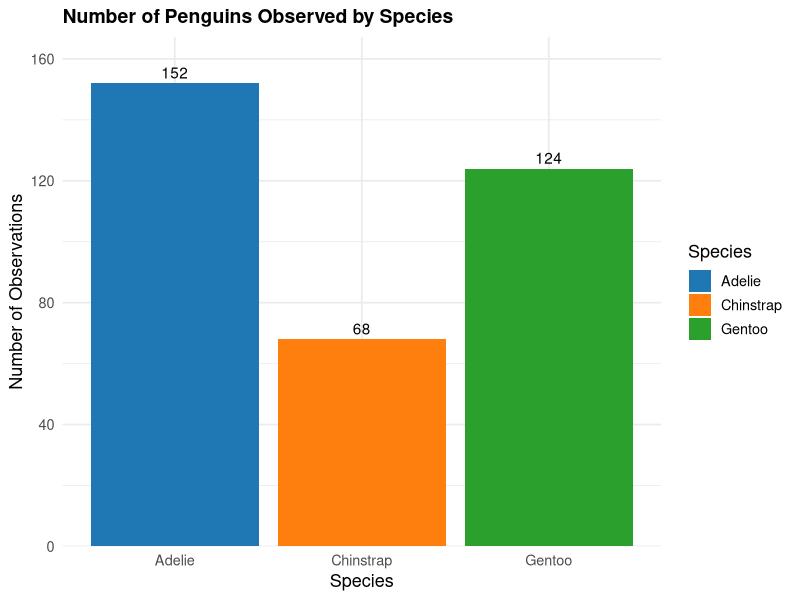
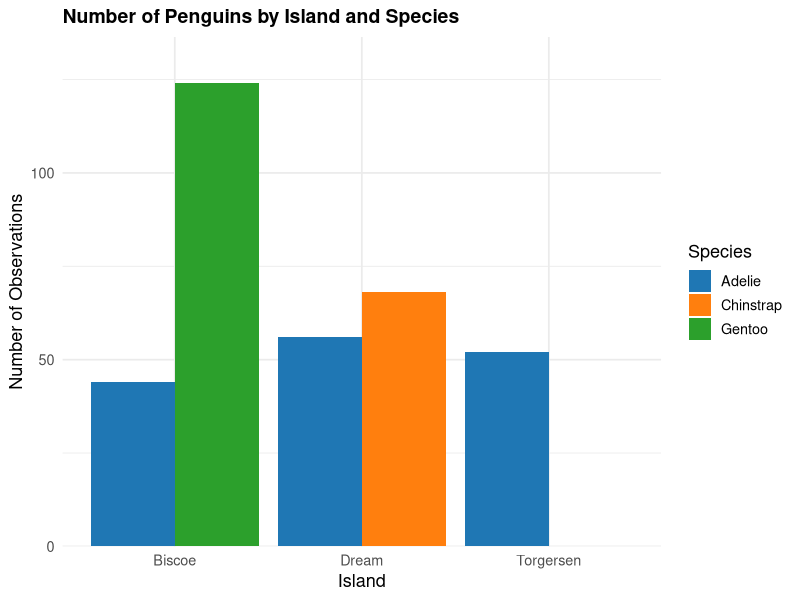

The R script that drew these images, in order:
## ---- chunk 1
#| include: false
library(palmerpenguins)
library(ggplot2)
library(dplyr)

# Summary statistics
total_penguins <- nrow(penguins)

species_counts <- penguins |> count(species, sort = TRUE)
island_counts  <- penguins |> count(island, sort = TRUE)

top_species   <- as.character(species_counts$species[1])
top_species_n <- species_counts$n[1]
top_island    <- as.character(island_counts$island[1])
top_island_n  <- island_counts$n[1]

# One consistent color per species across both charts
species_colors <- c(
  Adelie    = "#1f77b4",
  Chinstrap = "#ff7f0e",
  Gentoo    = "#2ca02c"
)

base_theme <- theme_minimal(base_size = 13) +
  theme(
    plot.title = element_text(face = "bold", size = 14),
    legend.position = "right"
  )
## ---- chunk 2
#| content: valuebox
#| title: "Total Penguins Observed"
list(
  icon = "bar-chart-fill",
  color = "primary",
  value = format(total_penguins, big.mark = ",")
)
## ---- chunk 3
#| content: valuebox
#| title: "Most Observed Species"
list(
  icon = "trophy-fill",
  color = "success",
  value = top_species
)
## ---- chunk 4
#| content: valuebox
#| title: "Island with Most Penguins"
list(
  icon = "geo-alt-fill",
  color = "info",
  value = top_island
)
## ---- chunk 5
ggplot(penguins, aes(x = species, fill = species)) +
  geom_bar() +
  geom_text(
    stat = "count",
    aes(label = after_stat(count)),
    vjust = -0.4
  ) +
  scale_fill_manual(values = species_colors) +
  scale_y_continuous(expand = expansion(mult = c(0, 0.1))) +
  labs(
    title = "Number of Penguins Observed by Species",
    x = "Species",
    y = "Number of Observations",
    fill = "Species"
  ) +
  base_theme
## ---- chunk 6
ggplot(penguins, aes(x = island, fill = species)) +
  geom_bar(position = position_dodge(preserve = "single")) +
  scale_fill_manual(values = species_colors) +
  scale_y_continuous(expand = expansion(mult = c(0, 0.1))) +
  labs(
    title = "Number of Penguins by Island and Species",
    x = "Island",
    y = "Number of Observations",
    fill = "Species"
  ) +
  base_theme
